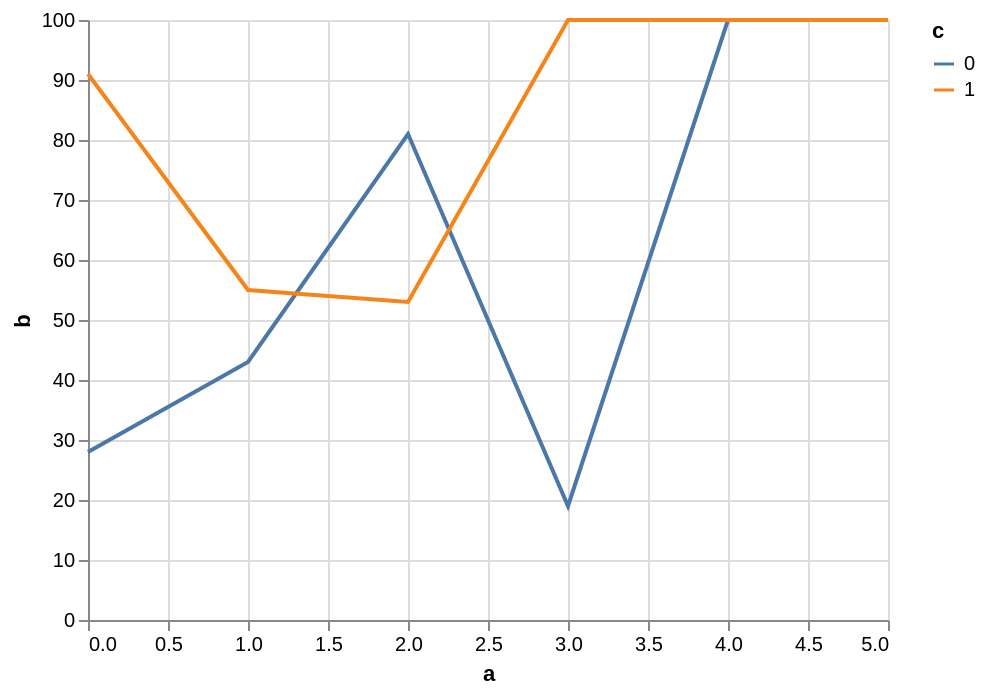

Write a Vega-Lite specification for this figure.
### Vega specification from a JSON file in a GitHub repository (floating-point values rounded to 4 significant figures)
{"$schema": "https://vega.github.io/schema/vega/v5.json", "background": "white", "padding": 5, "width": 400, "height": 300, "style": "cell", "data": [{"name": "source_0", "values": [{"a": 0, "b": 28, "c": 0}, {"a": 0, "b": 91, "c": 1}, {"a": 1, "b": 43, "c": 0}, {"a": 1, "b": 55, "c": 1}, {"a": 2, "b": 81, "c": 0}, {"a": 2, "b": 53, "c": 1}, {"a": 3, "b": 19, "c": 0}]}, {"name": "data_0", "source": "source_0", "transform": [{"type": "formula", "expr": "toNumber(datum[\"a\"])", "as": "a"}, {"type": "impute", "field": "b", "key": "a", "keyvals": {"signal": "sequence(4,6)"}, "method": "value", "groupby": ["c"], "value": 100}]}], "marks": [{"name": "pathgroup", "type": "group", "from": {"facet": {"name": "faceted_path_main", "data": "data_0", "groupby": ["c"]}}, "encode": {"update": {"width": {"field": {"group": "width"}}, "height": {"field": {"group": "height"}}}}, "marks": [{"name": "marks", "type": "line", "style": ["line"], "sort": {"field": "x"}, "from": {"data": "faceted_path_main"}, "encode": {"update": {"stroke": {"scale": "color", "field": "c"}, "description": {"signal": "\"a: \" + (format(datum[\"a\"], \"\")) + \"; b: \" + (format(datum[\"b\"], \"\")) + \"; c: \" + (isValid(datum[\"c\"]) ? datum[\"c\"] : \"\"+datum[\"c\"])"}, "x": {"scale": "x", "field": "a"}, "y": {"scale": "y", "field": "b"}, "defined": {"signal": "isValid(datum[\"a\"]) && isFinite(+datum[\"a\"]) && isValid(datum[\"b\"]) && isFinite(+datum[\"b\"])"}}}}]}], "scales": [{"name": "x", "type": "linear", "domain": {"data": "data_0", "field": "a"}, "range": [0, {"signal": "width"}], "nice": 1, "zero": false}, {"name": "y", "type": "linear", "domain": {"data": "data_0", "field": "b"}, "range": [{"signal": "height"}, 0], "nice": true, "zero": true}, {"name": "color", "type": "ordinal", "domain": {"data": "data_0", "field": "c", "sort": true}, "range": "category"}], "axes": [{"scale": "x", "orient": "bottom", "gridScale": "y", "grid": true, "tickCount": {"signal": "ceil(width/40)"}, "domain": false, "labels": false, "aria": false, "maxExtent": 0, "minExtent": 0, "ticks": false, "zindex": 0}, {"scale": "y", "orient": "left", "gridScale": "x", "grid": true, "tickCount": {"signal": "ceil(height/40)"}, "domain": false, "labels": false, "aria": false, "maxExtent": 0, "minExtent": 0, "ticks": false, "zindex": 0}, {"scale": "x", "orient": "bottom", "grid": false, "title": "a", "labelFlush": true, "labelOverlap": true, "tickCount": {"signal": "ceil(width/40)"}, "zindex": 0}, {"scale": "y", "orient": "left", "grid": false, "title": "b", "labelOverlap": true, "tickCount": {"signal": "ceil(height/40)"}, "zindex": 0}], "legends": [{"stroke": "color", "symbolType": "stroke", "title": "c"}]}
